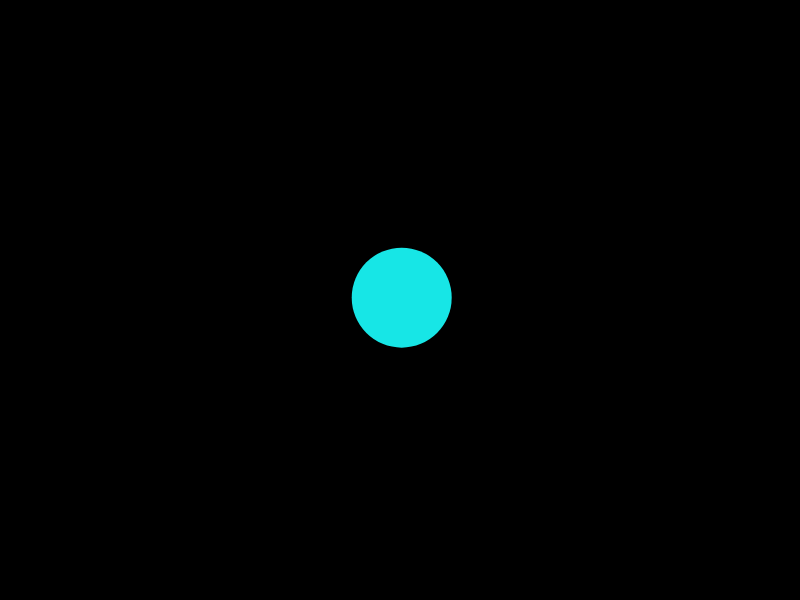
Frame 1 (no input)
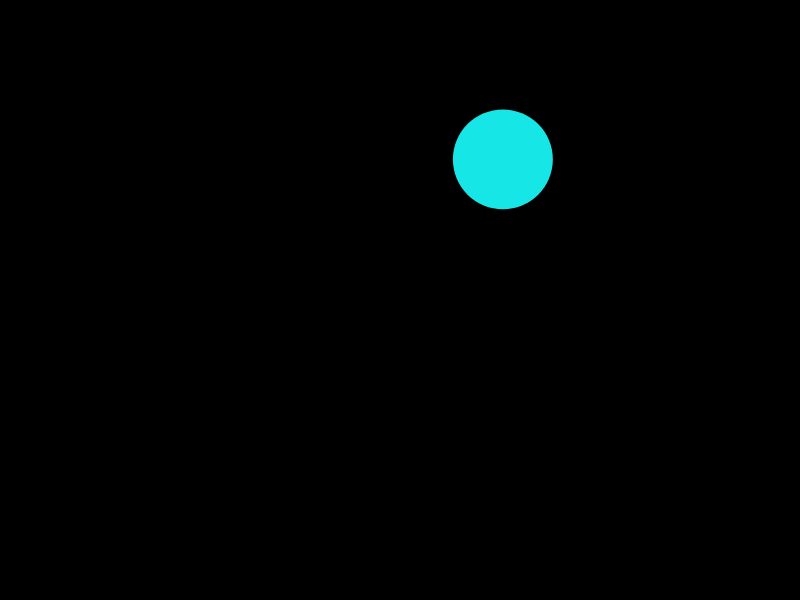
Frame 60 (no input)
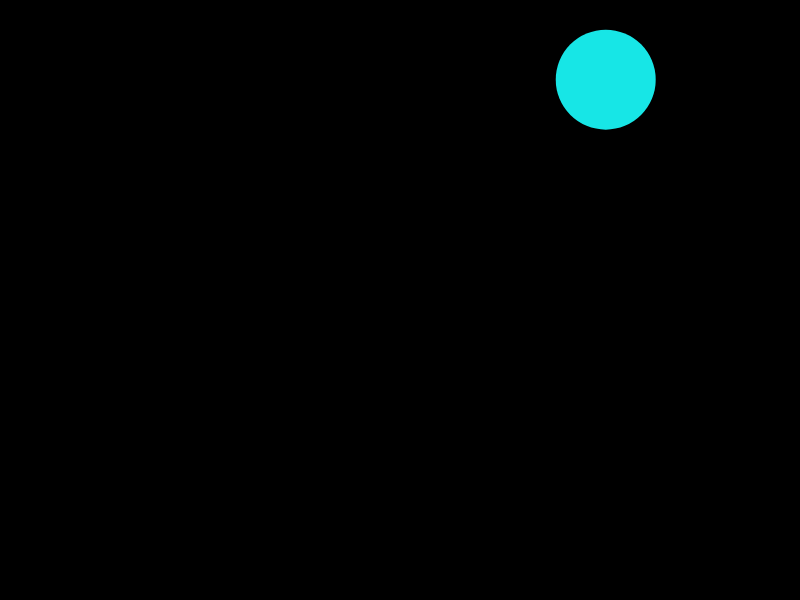
Frame 120 (the mouse pressed at the canvas centre since frame 60)

The p5.js sketch that drew these frames (run headless with seeded random() and noise() and a simulated clock; from frame 60 on, the mouse is pressed at the canvas centre):

// p5.js sketch
// ── sketch.js
let particles = []

function setup() {
  createCanvas(800, 600)
  colorMode(HSB, TWO_PI, 1, 1)

  particles.push(new Particle(width*0.5, height*0.5))

}

function draw() {
  background(0)

  particles.forEach((p) =>{ 
    p.move()
    p.display()
    p.reachOut(particles)
  })

}

function mouseReleased(){
  particles.push(new Particle(mouseX, mouseY))
}

// ── Particle.js
class Particle {
  constructor(_x, _y){
    this.pos = createVector(_x, _y)
    this.vel = createVector(random(-4, 4), random(-4, 4))

    this.Rad = random(20, 60)
    this.Col = color(map(_x, 0, width, 0,TWO_PI), 0.9, 0.9)

    this.frendliness = random(70, 250)
  }

  move (){
    this.pos.add(this.vel)

    if(this.pos.x + this.Rad >= width || this.pos.x - this.Rad <= 0)
  {
    this.vel.x *= -1
    }
    if(this.pos.y + this.Rad >= height || this.pos.y - this.Rad <= 0){
    this.vel.y *= -1
    }
  }

  display(){
    fill(this.Col)
    noStroke()
    circle(this.pos.x, this.pos.y, this.Rad*2)
  }

  reachOut(_allparticles){
    _allparticles.forEach( (otherP) => {
      if(this.pos !== otherP.pos && this.pos.dist(otherP.pos) <= this.frendliness){
        stroke(0, 0, 1)
        line (this.pos.x, this.pos.y, otherP.pos.x, otherP.pos.y)
      }
    })
  }

}
